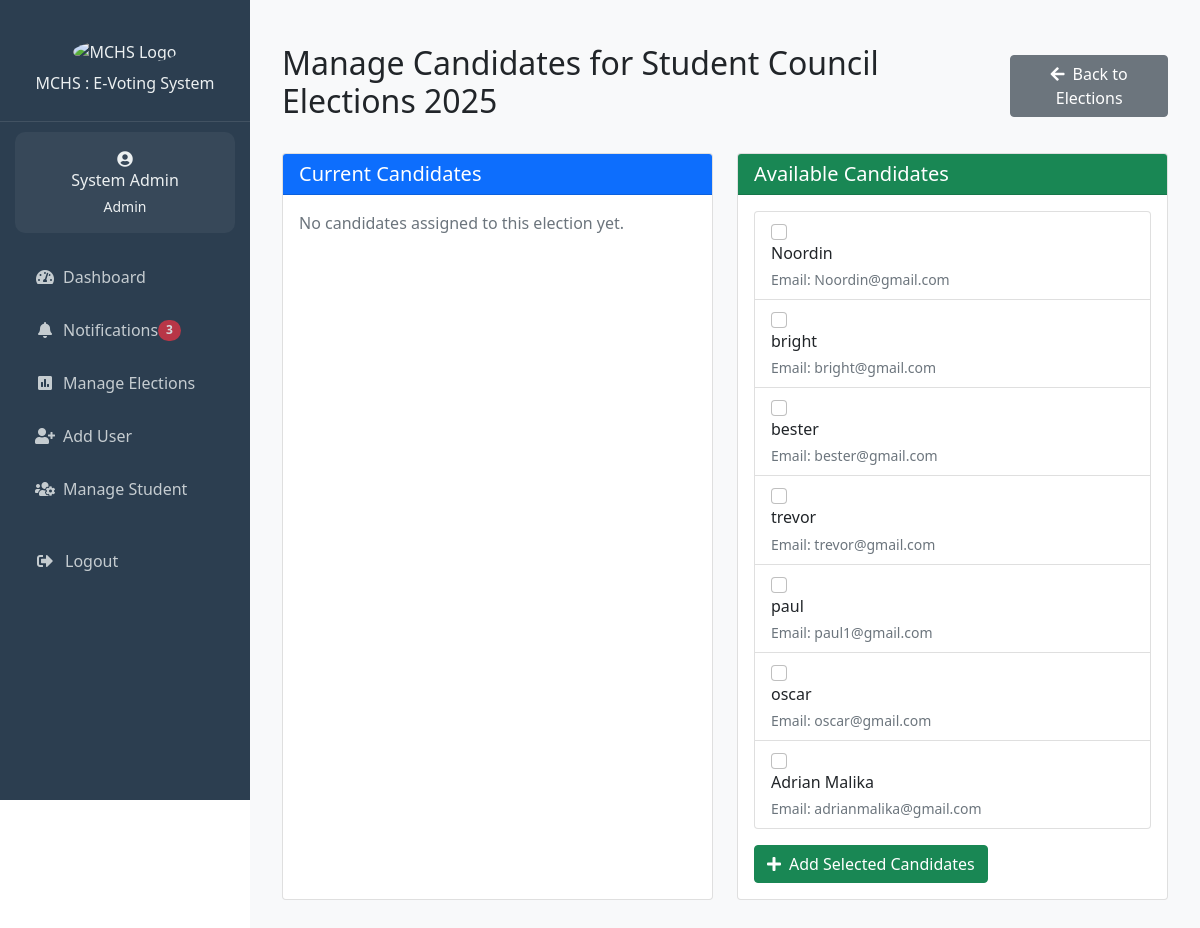
Screenshot of /admin/manage_election_candidates.php?election_id=35 (signed in) with the database file from the repository.
### tables this page shows
CREATE TABLE IF NOT EXISTS `users` (
  `id` int NOT NULL AUTO_INCREMENT,
  `name` varchar(100) NOT NULL,
  `email` varchar(100) NOT NULL,
  `student_number` varchar(20) DEFAULT NULL,
  `branch` varchar(50) DEFAULT NULL,
  `year_of_study` varchar(20) DEFAULT NULL,
  `password_hash` varchar(255) NOT NULL,
  `role` enum('student','admin','candidate') NOT NULL DEFAULT 'student',
  `created_at` timestamp NULL DEFAULT CURRENT_TIMESTAMP,
  `updated_at` timestamp NULL DEFAULT CURRENT_TIMESTAMP ON UPDATE CURRENT_TIMESTAMP,
  PRIMARY KEY (`id`),
  UNIQUE KEY `email` (`email`),
  UNIQUE KEY `student_number` (`student_number`)
);

CREATE TABLE IF NOT EXISTS `elections` (
  `id` int NOT NULL AUTO_INCREMENT,
  `title` varchar(255) NOT NULL,
  `description` text,
  `branch` varchar(50) NOT NULL,
  `start_date` datetime NOT NULL,
  `end_date` datetime NOT NULL,
  `status` enum('upcoming','active','completed') DEFAULT 'upcoming',
  `created_by` int NOT NULL,
  `created_at` timestamp NULL DEFAULT CURRENT_TIMESTAMP,
  `updated_at` timestamp NULL DEFAULT CURRENT_TIMESTAMP ON UPDATE CURRENT_TIMESTAMP,
  `manual_status` tinyint(1) DEFAULT '0',
  PRIMARY KEY (`id`),
  UNIQUE KEY `unique_election` (`title`,`start_date`,`end_date`),
  KEY `created_by` (`created_by`)
);

CREATE TABLE IF NOT EXISTS `candidates` (
  `id` int NOT NULL AUTO_INCREMENT,
  `user_id` int NOT NULL,
  `position` varchar(100) NOT NULL,
  `manifesto` text,
  `photo_url` varchar(255) DEFAULT NULL,
  `status` enum('pending','approved','rejected') DEFAULT 'pending',
  `created_at` timestamp NULL DEFAULT CURRENT_TIMESTAMP,
  PRIMARY KEY (`id`),
  KEY `user_id` (`user_id`)
);

### includes/notifications.php (called while the page is built, shortened)
<?php
if (!function_exists('get_unread_notifications_count')) {
    function get_unread_notifications_count($conn, $user_id = null) {
        try {
            $sql = "SELECT COUNT(*) FROM notifications WHERE is_read = FALSE";
            $params = [];
            $stmt = $conn->prepare($sql);
            $stmt->execute($params);
            return (int) $stmt->fetchColumn();
        } catch (PDOException $e) {
            error_log("Error getting unread notifications count: " . $e->getMessage());
            return 0;
        }
    }
}

### admin/manage_election_candidates.php (the view, shortened to what this page needs)
<?php
require_once '../includes/header.php';
$election_id = filter_input(INPUT_GET, 'election_id', FILTER_SANITIZE_NUMBER_INT);
$now = '2025-01-07 16:48:34';
$stmt = $conn->prepare("
    SELECT * FROM elections
    WHERE id = ? AND start_date > ?
");
$stmt->execute([$election_id, $now]);
$election = $stmt->fetch();
$stmt = $conn->prepare("
    SELECT c.*, u.name as user_name, u.email
    FROM candidates c
    JOIN users u ON c.user_id = u.id
    JOIN election_candidates ec ON c.id = ec.candidate_id
    WHERE ec.election_id = ?
");
$stmt->execute([$election_id]);
$current_candidates = $stmt->fetchAll();
$stmt = $conn->prepare("
    SELECT c.*, u.name as user_name, u.email
    FROM candidates c
    JOIN users u ON c.user_id = u.id
    WHERE c.id NOT IN (
        SELECT candidate_id
        FROM election_candidates
        WHERE election_id = ?
    )
");
$stmt->execute([$election_id]);
$available_candidates = $stmt->fetchAll();
?>
<div class="container py-4">
    <div class="d-flex justify-content-between align-items-center mb-4">
        <h2>Manage Candidates for <?php echo htmlspecialchars($election['title']); ?></h2>
        <a href="elections.php" class="btn btn-secondary">
            <i class="fas fa-arrow-left me-2"></i>Back to Elections
        </a>
    </div>
    <div class="row">
        <div class="col-md-6 mb-4">
            <div class="card h-100">
                <div class="card-header bg-primary text-white">
                    <h5 class="card-title mb-0">Current Candidates</h5>
                </div>
                <div class="card-body">
                    <?php if (empty($current_candidates)): ?>
                        <p class="text-muted mb-0">No candidates assigned to this election yet.</p>
                    <?php endif; ?>
                </div>
            </div>
        </div>
        <div class="col-md-6 mb-4">
            <div class="card h-100">
                <div class="card-header bg-success text-white">
                    <h5 class="card-title mb-0">Available Candidates</h5>
                </div>
                <div class="card-body">
                    <?php if (empty($available_candidates)): ?>
                        <p class="text-muted mb-0">No available candidates to add.</p>
                    <?php else: ?>
                        <form method="POST">
                            <div class="list-group mb-3">
                                <?php foreach ($available_candidates as $candidate): ?>
                                    <label class="list-group-item">
                                        <input class="form-check-input me-1" type="checkbox" name="candidate_ids[]" value="<?php echo $candidate['id']; ?>">
                                        <div>
                                            <h6 class="mb-1"><?php echo htmlspecialchars($candidate['user_name']); ?></h6>
                                            <small class="text-muted">
                                                Email: <?php echo htmlspecialchars($candidate['email']); ?>
                                            </small>
                                        </div>
                                    </label>
                                <?php endforeach; ?>
                            </div>
                            <button type="submit" class="btn btn-success">
                                <i class="fas fa-plus me-2"></i>Add Selected Candidates
                            </button>
                        </form>
                    <?php endif; ?>
                </div>
            </div>
        </div>
    </div>
</div>
<?php require_once '../includes/footer.php'; ?>

### includes/sidebar-content.php (shortened to what this page needs)
<div class="sidebar-header">
  <img src="https://mchs.mw/img/mchs_logo.png" alt="MCHS Logo" class="img-fluid" style="width: 50%;">
  <h6 class="mt-0">MCHS : E-Voting System</h6>
</div>
<?php if (isset($user)): ?>
  <div class="user-info">
    <i class="fas fa-user-circle fa-1x mb-0"></i>
    <h6 class="mb-1"><?php echo htmlspecialchars($user['name']); ?></h6>
    <small><?php echo ucfirst($user['role']); ?></small>
  </div>
  <ul class="nav-menu">
    <?php if ($user['role'] === 'admin'): ?>
      <li class="nav-item">
        <a class="nav-link <?php echo $current_page === 'dashboard.php' ? 'active' : ''; ?>"
           href="/e_voting_system/admin/dashboard.php">
          <i class="fas fa-tachometer-alt me-2"></i>Dashboard
        </a>
      </li>
      <li class="nav-item">
        <a class="nav-link <?php echo $current_page === 'notifications.php' ? 'active' : ''; ?>"
           href="/e_voting_system/admin/notifications.php">
          <i class="fas fa-bell me-2"></i>Notifications
          <?php
          $unread_count = get_unread_notifications_count($conn);
          if ($unread_count > 0):
          ?>
            <span class="badge bg-danger rounded-pill">
              <?php echo $unread_count; ?>
            </span>
          <?php endif; ?>
        </a>
      </li>
      <li class="nav-item">
        <a class="nav-link <?php echo $current_page === 'manage_elections.php' ? 'active' : ''; ?>"
           href="/e_voting_system/admin/manage_elections.php">
          <i class="fas fa-poll me-2"></i>Manage Elections
        </a>
      </li>
      <li class="nav-item">
        <a class="nav-link <?php echo $current_page === 'add_student.php' ? 'active' : ''; ?>"
           href="/e_voting_system/admin/add_student.php">
          <i class="fas fa-user-plus me-2"></i>Add User
        </a>
      </li>
      <li class="nav-item">
        <a class="nav-link <?php echo $current_page === 'manage_students.php' ? 'active' : ''; ?>"
           href="/e_voting_system/admin/manage_students.php">
          <i class="fas fa-users-cog me-2"></i>Manage Student
        </a>
      </li>
    <?php endif; ?>
    <li class="nav-item mt-4">
      <a class="nav-link" href="/e_voting_system/logout.php">
        <i class="fas fa-sign-out-alt"></i>
        <span>Logout</span>
      </a>
    </li>
  </ul>
<?php endif; ?>

### includes/header.php (style rules this page uses)
:root { --primary-color: #2c3e50; --secondary-color: #3498db; --accent-color: #e74c3c; --text-light: #ecf0f1; --success-color: #2ecc71; }
.sidebar-header { padding: 20px; text-align: center; border-bottom: 1px solid rgba(255,255,255,0.1); }
.sidebar-header img { width: 80px; height: 80px; border-radius: 50%; margin-bottom: 10px; }
.user-info { padding: 15px; text-align: center; background: rgba(255,255,255,0.05); margin: 10px 15px; border-radius: 10px; }
.nav-menu { padding: 0; margin: 20px 0; }
.nav-item { list-style: none; margin: 5px 15px; }
.nav-link { color: var(--text-light) !important; padding: 12px 20px; border-radius: 8px; display: flex; align-items: center; transition: all 0.3s ease; text-decoration: none; opacity: 0.8; }
.nav-link i { margin-right: 10px; width: 20px; text-align: center; }

### rows the page displays
users: name "System Admin", role "Admin"
elections: title "Student Council Elections 2025"
candidates: user.name "Noordin", user.email "Noordin@gmail.com"
candidates: user.name "bright", user.email "bright@gmail.com"
candidates: user.name "bester", user.email "bester@gmail.com"
candidates: user.name "trevor", user.email "trevor@gmail.com"
candidates: user.name "paul", user.email "paul1@gmail.com"
candidates: user.name "oscar", user.email "oscar@gmail.com"
candidates: user.name "Adrian Malika", user.email "adrianmalika@gmail.com"

### other values shown
$unread_count "3"
